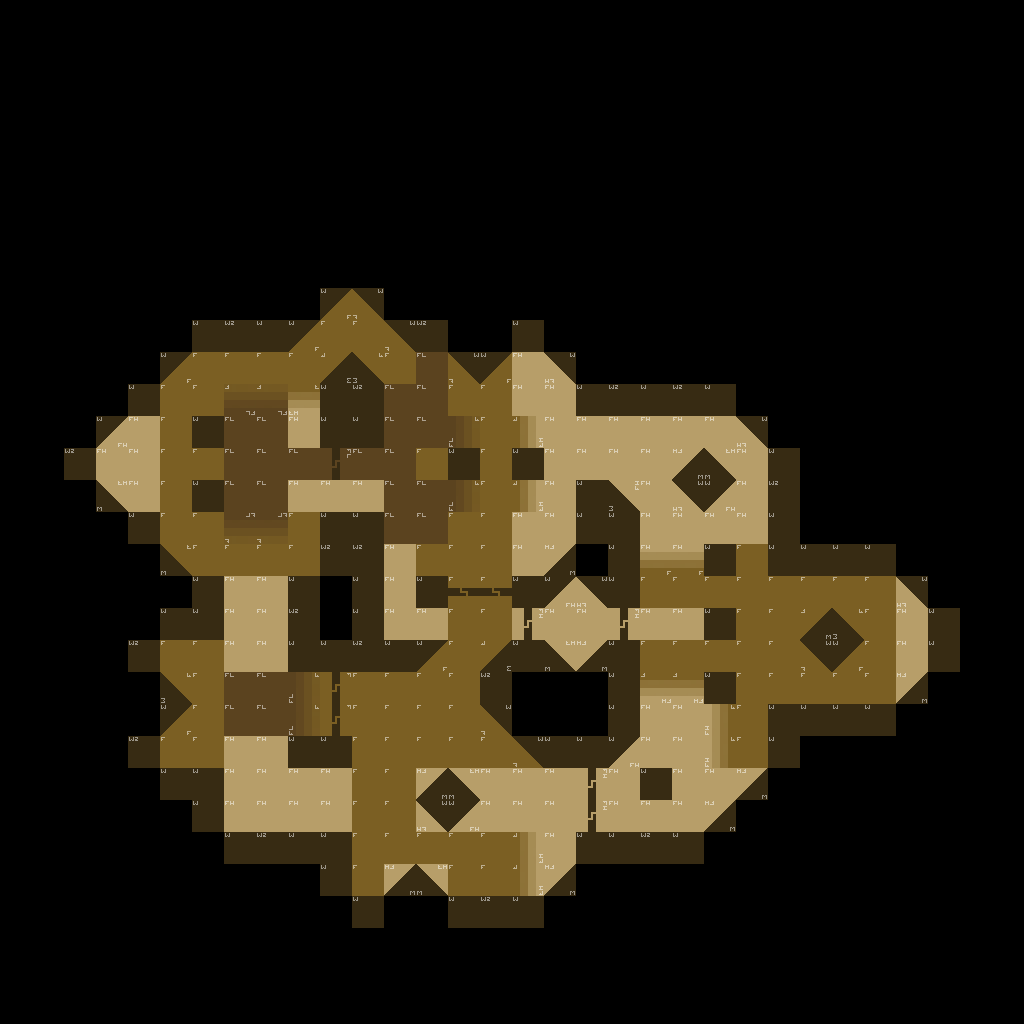

Rendered tile map (Tiled .tmx) drawn with the repository's tilesets; below, a short description and the full map source, tile grids included:
An orthogonal 32x32 tile map with 32x32 px tiles, 1 tile layer (Tile Layer 1) and 5 objects (2x worldspawn, info_player_start, weapon_supershotgun, item_armor1).

<map version="1.0" tiledversion="2017.11.22" orientation="orthogonal" renderorder="right-down" width="32" height="32" tilewidth="32" tileheight="32" infinite="0" nextobjectid="13">
 <tileset firstgid="1" source="basic.tsx" />
 <layer name="Tile Layer 1" width="32" height="32">
  <data encoding="csv">
0,0,0,0,0,0,0,0,0,0,0,0,0,0,0,0,0,0,0,0,0,0,0,0,0,0,0,0,0,0,0,0,
0,0,0,0,0,0,0,0,0,0,0,0,0,0,0,0,0,0,0,0,0,0,0,0,0,0,0,0,0,0,0,0,
0,0,0,0,0,0,0,0,0,0,0,0,0,0,0,0,0,0,0,0,0,0,0,0,0,0,0,0,0,0,0,0,
0,0,0,0,0,0,0,0,0,0,0,0,0,0,0,0,0,0,0,0,0,0,0,0,0,0,0,0,0,0,0,0,
0,0,0,0,0,0,0,0,0,0,0,0,0,0,0,0,0,0,0,0,0,0,0,0,0,0,0,0,0,0,0,0,
0,0,0,0,0,0,0,0,0,0,0,0,0,0,0,0,0,0,0,0,0,0,0,0,0,0,0,0,0,0,0,0,
0,0,0,0,0,0,0,0,0,0,0,0,0,0,0,0,0,0,0,0,0,0,0,0,0,0,0,0,0,0,0,0,
0,0,0,0,0,0,0,0,0,0,0,0,0,0,0,0,0,0,0,0,0,0,0,0,0,0,0,0,0,0,0,0,
0,0,0,0,0,0,0,0,0,0,0,0,0,0,0,0,0,0,0,0,0,0,0,0,0,0,0,0,0,0,0,0,
0,0,0,0,0,0,0,0,0,0,2,2147483650,0,0,0,0,0,0,0,0,0,0,0,0,0,0,0,0,0,0,0,0,
0,0,0,0,0,0,1,16,1,2,5,5,2147483650,16,0,0,1,0,0,0,0,0,0,0,0,0,0,0,0,0,0,0,
0,0,0,0,0,2,5,5,5,5,3758096386,1610612738,5,6,2147483650,2,7,2147483652,0,0,0,0,0,0,0,0,0,0,0,0,0,0,
0,0,0,0,1,5,5,3221225481,3221225481,1073741834,1,16,6,6,5,5,7,7,1,16,1,16,1,0,0,0,0,0,0,0,0,0,
0,0,0,4,7,5,1,6,6,7,1,1,6,6,1610612745,5,3758096394,7,7,7,7,7,7,2147483652,0,0,0,0,0,0,0,0,
0,0,16,7,7,5,5,6,6,6,2684354574,6,6,5,1,5,1,7,7,7,7,3221225476,1073741828,7,1,0,0,0,0,0,0,0,
0,0,0,1073741828,7,5,1,6,6,7,7,7,6,6,1610612745,5,3758096394,7,1,1610612740,7,2147483652,4,7,16,0,0,0,0,0,0,0,
0,0,0,0,1,5,5,2147483657,2147483657,5,1,1,6,6,5,5,7,7,1,1,7,7,7,7,1,0,0,0,0,0,0,0,
0,0,0,0,0,1073741826,5,5,5,5,16,16,7,5,5,5,7,3221225476,0,1,10,10,1,5,1,1,1,1,0,0,0,0,
0,0,0,0,0,0,1,7,7,1,0,1,7,1,13,13,1,4,2147483652,1,5,5,5,5,5,5,5,5,2147483652,0,0,0,
0,0,0,0,0,1,1,7,7,16,0,1,7,7,5,5,2684354575,7,7,2684354575,7,7,1,5,5,3221225474,1610612738,5,7,1,0,0,
0,0,0,0,16,5,5,7,7,1,1,16,1,2,5,3758096386,1,1073741828,3221225476,1,5,5,5,5,5,2147483650,2,5,7,1,0,0,
0,0,0,0,0,1610612738,5,6,6,1610612745,2684354573,5,5,5,5,16,0,0,0,1,3221225482,3221225482,1,5,5,5,5,5,3221225476,0,0,0,
0,0,0,0,0,2,5,6,6,1610612745,2684354573,5,5,5,5,2147483650,0,0,0,1,7,7,1610612746,5,1,1,1,1,0,0,0,0,
0,0,0,0,16,5,5,7,7,1,1,5,5,5,5,5,2147483650,1,1,4,7,7,1610612746,5,1,0,0,0,0,0,0,0,
0,0,0,0,0,1,1,7,7,7,7,5,5,3221225476,1073741828,7,7,7,2684354575,7,1,7,7,3221225476,0,0,0,0,0,0,0,0,
0,0,0,0,0,0,1,7,7,7,7,5,5,2147483652,4,7,7,7,2684354575,7,7,7,3221225476,0,0,0,0,0,0,0,0,0,
0,0,0,0,0,0,0,1,16,1,1,5,5,5,5,5,3758096394,7,1,1,16,1,0,0,0,0,0,0,0,0,0,0,
0,0,0,0,0,0,0,0,0,0,1,5,3221225476,1073741828,5,5,3758096394,3221225476,0,0,0,0,0,0,0,0,0,0,0,0,0,0,
0,0,0,0,0,0,0,0,0,0,0,1,0,0,1,16,1,0,0,0,0,0,0,0,0,0,0,0,0,0,0,0,
0,0,0,0,0,0,0,0,0,0,0,0,0,0,0,0,0,0,0,0,0,0,0,0,0,0,0,0,0,0,0,0,
0,0,0,0,0,0,0,0,0,0,0,0,0,0,0,0,0,0,0,0,0,0,0,0,0,0,0,0,0,0,0,0,
0,0,0,0,0,0,0,0,0,0,0,0,0,0,0,0,0,0,0,0,0,0,0,0,0,0,0,0,0,0,0,0
</data>
 </layer>
 <objectgroup name="Object Layer 1">
  <object id="1" name="info_player_start" x="127.5" y="463.5">
   <properties>
    <property name="Z" type="float" value="120" />
    <property name="angle" type="float" value="0" />
   </properties>
   <point />
  </object>
  <object id="4" name="weapon_supershotgun" x="207.333" y="463.667">
   <properties>
    <property name="Z" type="float" value="20" />
   </properties>
   <point />
  </object>
  <object id="6" name="item_armor1" x="398" y="558.666">
   <properties>
    <property name="Z" type="float" value="96" />
   </properties>
   <point />
  </object>
  <object id="9" name="worldspawn" x="512" y="533" width="16" height="16" rotation="45">
   <properties>
    <property name="texture" value="wall_0" />
   </properties>
  </object>
  <object id="12" name="worldspawn" x="512" y="372" width="16" height="16" rotation="45">
   <properties>
    <property name="texture" value="wall_0" />
   </properties>
  </object>
 </objectgroup>
</map>